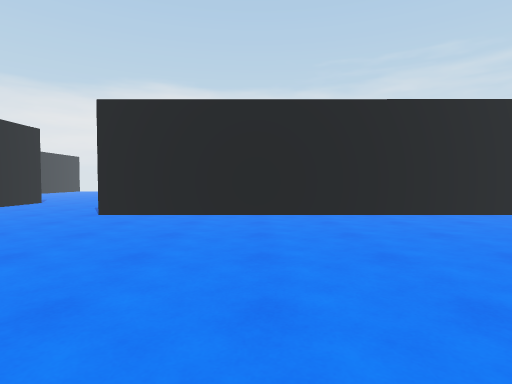
view 1 (above)

14 first-person views from a walk through a Unity game level. The camera is 1.2 m above the floor, tilts 2° down and sees 80° across. The floor is counted in squares, 1.29 m on a side. Each view is taken from the middle of a square. On the plan, view 1 faces up. The plan holds only what a view shows up to about 12 squares ahead; the rest is blank. The player character is not drawn. Surface patterns are stand-ins for the level's own textures.

view 2
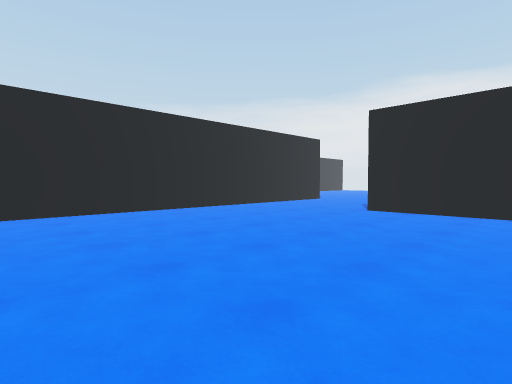

view 3
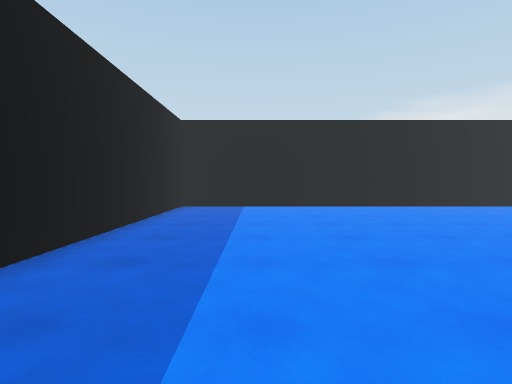

view 4
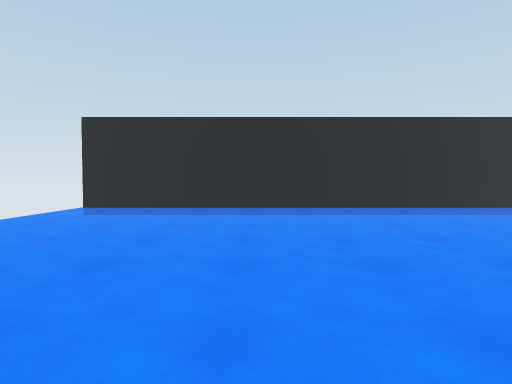

view 5
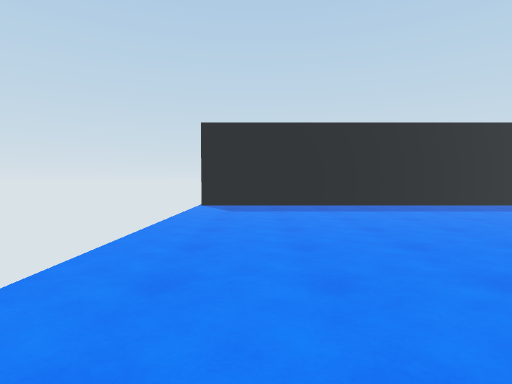

view 6
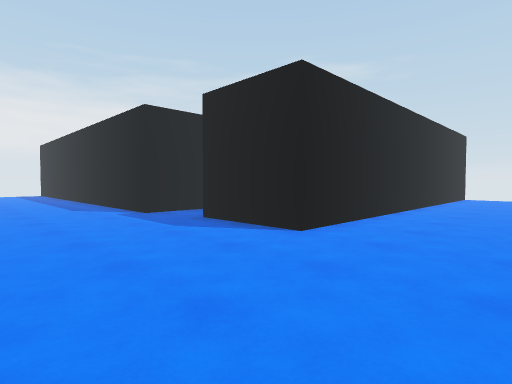

view 7
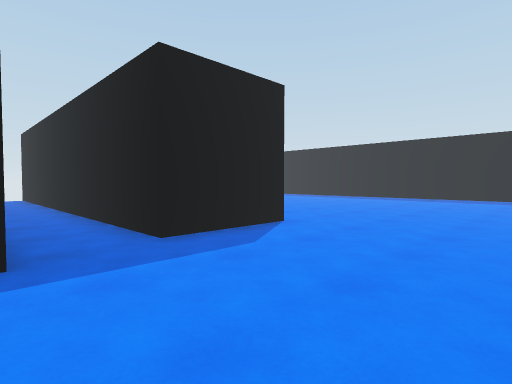

view 8
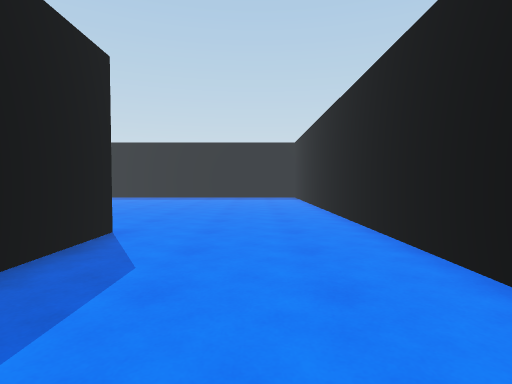

view 9
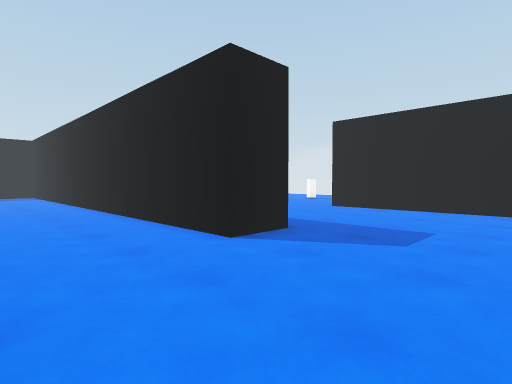

view 10
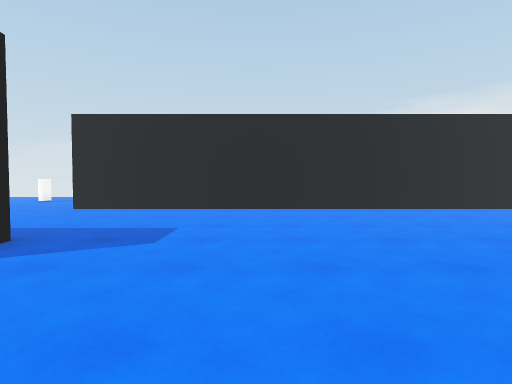

view 11
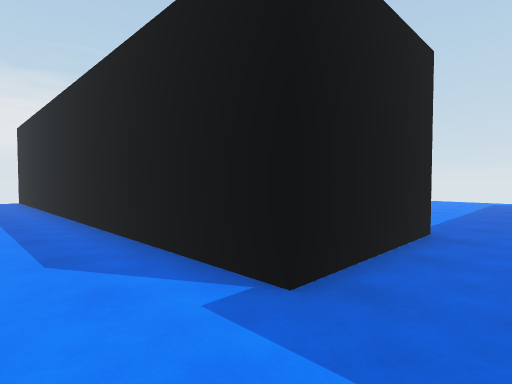

view 12
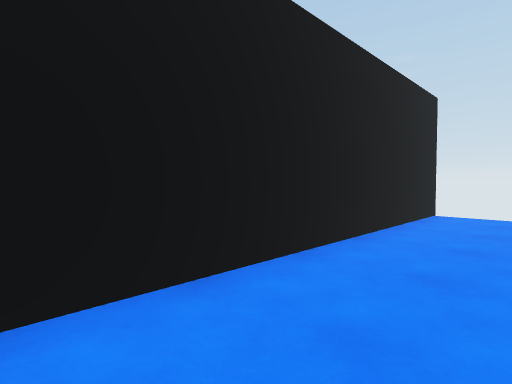

view 13
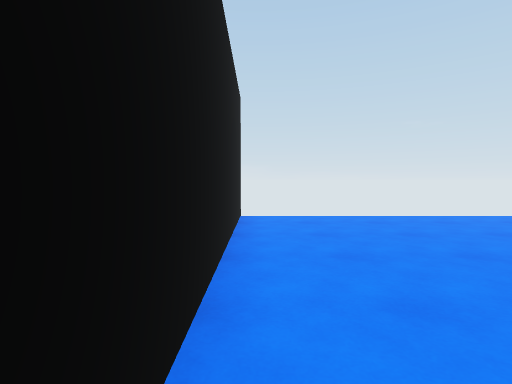

view 14
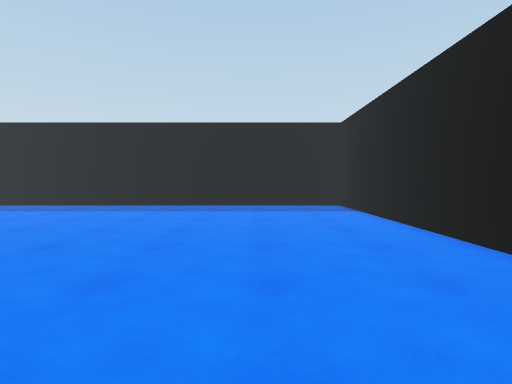

### Floor plan
Points are (right, up) in squares from view 1. A wall is a line through its corners. A room is listed if a view was taken in it or the views show most of it. See-through windows are left out.
Room 1 (views 1, 2, 3, 4, 5, 6, 11, 12, 13, 14)
walls: (-1, 13.6) (-5, 13.6); (9.5, 8.4) (-4.4, 8.4) (-4.4, 11.6) (-0.4, 11.6); (-9.3, 13.2) (-9.2, -3.7) (9.1, -3.7)
ways out: opening at (-7.5, 13.2) to room 2; opening at (0, 12.5)
Room 2 (views 7, 8, 9, 10)
walls: (-10.9, 13.2) (-9.3, 13.2); (-16.3, 25.6) (-16.2, 10.8); (-5, 13.6) (-5, 27)
ways out: opening at (-7.5, 13.2) to room 1; opening at (-13.5, 10.5)

Positions as (right, up) in squares from view 1, and headings:
1: (0, 0), facing up
2: (0, -1), facing up-left
3: (2, -1), facing left
4: (3, 7), facing down
5: (7, 8), facing down
6: (-9, 5), facing up-right
7: (-9, 14), facing down-right
8: (-7, 14), facing down
9: (-6, 17), facing down-left
10: (-6, 17), facing left
11: (-7, 12), facing up-right
12: (0, 6), facing up-right
13: (1, 8), facing right
14: (-6, 8), facing down
